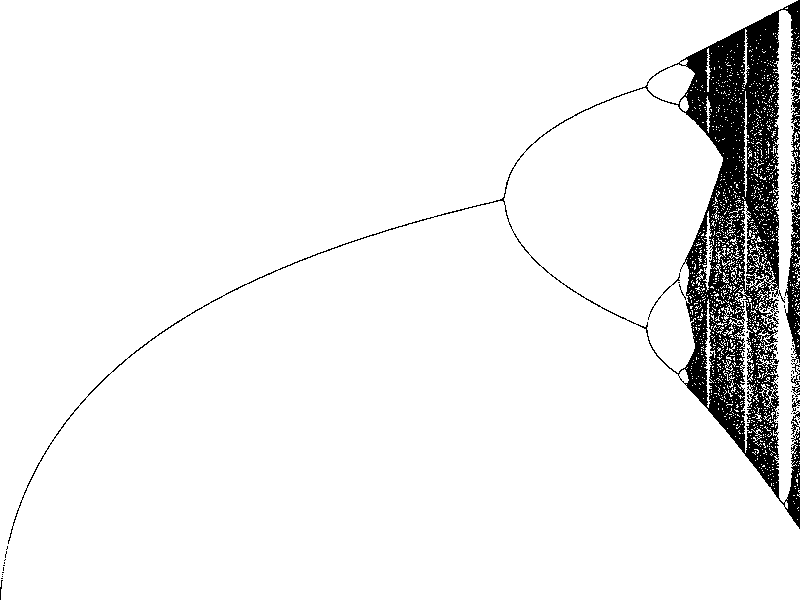

The MATLAB script that drew this image:
% Logistics Map 
%       Classic chaos example. Plots semi-stable values of
%       x(n+1) = r*x(n)*(1-x(n)) as r increases to 4.
%
% Michael Hanchak, Dayton OH, USA, 2011

clear
scale = 1000; % determines the level of rounding
maxpoints = 200; % determines maximum values to plot
N = 3000; % number of "r" values to simulate
a = 1; % starting value of "r"
b = 3; % final value of "r"... anything higher diverges.
rs = linspace(a,b,N); % vector of "r" values
M = 500; % number of iterations of logistics equation

% Loop through the "r" values
for j = 1:length(rs)
    
    r=rs(j); % get current "r"
    x=zeros(M,1); % allocate memory
    x(1) = 0.5; % initial condition (can be anything from 0 to 1)
    
    for i = 2:M, % iterate
        %x(i) = r*x(i-1)*(1-x(i-1));
        x(i) = r*sin(x(i-1));
    end
    % only save those unique, semi-stable values
    out{j} = unique(round(scale*x(end-maxpoints:end)));
end

% Rearrange cell array into a large n-by-2 vector for plotting
data = [];
for k = 1:length(rs)
    n = length(out{k});
    data = [data;  rs(k)*ones(n,1),out{k}];
end

% Plot the data
figure(97);clf
h=plot(data(:,1),data(:,2)/scale,'k.');
set(h,'markersize',1)
axis tight
set(gca,'units','normalized','position',[0 0 1 1])
set(gcf,'color','white')
axis off